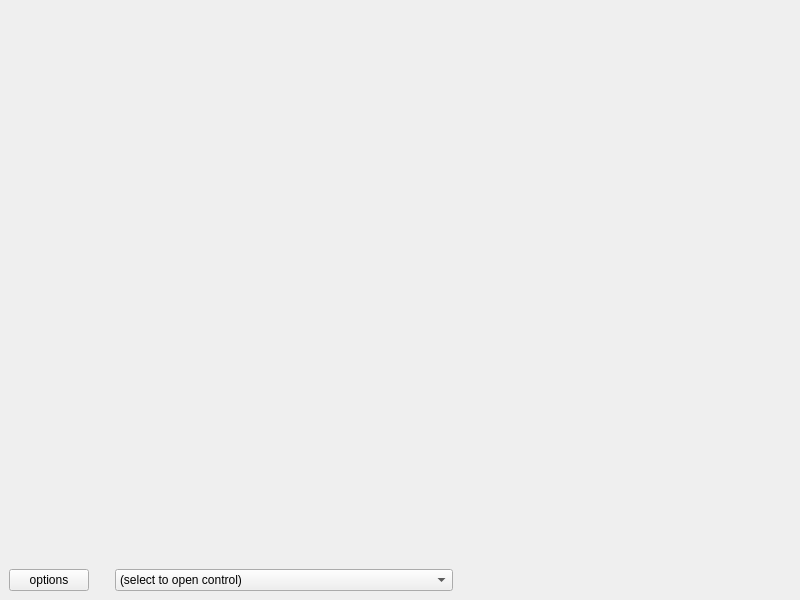
<?xml version="1.0" encoding="UTF-8"?>
<ui version="4.0">
 <class>LinearWindow</class>
 <widget class="QMainWindow" name="LinearWindow">
  <property name="geometry">
   <rect>
    <x>0</x>
    <y>0</y>
    <width>800</width>
    <height>600</height>
   </rect>
  </property>
  <property name="windowTitle">
   <string>Linear View - Mission Support System</string>
  </property>
  <widget class="QWidget" name="centralwidget">
   <layout class="QVBoxLayout" name="verticalLayout">
    <item>
     <widget class="Mpl1DViewWidget" name="mpl" native="true">
      <property name="sizePolicy">
       <sizepolicy hsizetype="Preferred" vsizetype="Expanding">
        <horstretch>0</horstretch>
        <verstretch>0</verstretch>
       </sizepolicy>
      </property>
      <property name="minimumSize">
       <size>
        <width>100</width>
        <height>100</height>
       </size>
      </property>
     </widget>
    </item>
    <item>
     <layout class="QHBoxLayout" name="horizontalLayout">
      <item>
       <widget class="QPushButton" name="btOptions">
        <property name="text">
         <string>options</string>
        </property>
       </widget>
      </item>
      <item>
       <spacer name="horizontalSpacer_3">
        <property name="orientation">
         <enum>Qt::Horizontal</enum>
        </property>
        <property name="sizeType">
         <enum>QSizePolicy::Preferred</enum>
        </property>
        <property name="sizeHint" stdset="0">
         <size>
          <width>20</width>
          <height>20</height>
         </size>
        </property>
       </spacer>
      </item>
      <item>
       <widget class="QComboBox" name="cbTools">
        <property name="sizePolicy">
         <sizepolicy hsizetype="MinimumExpanding" vsizetype="Fixed">
          <horstretch>0</horstretch>
          <verstretch>0</verstretch>
         </sizepolicy>
        </property>
        <item>
         <property name="text">
          <string>(select to open control)</string>
         </property>
        </item>
        <item>
         <property name="text">
          <string>WMS</string>
         </property>
        </item>
       </widget>
      </item>
      <item>
       <spacer name="horizontalSpacer">
        <property name="orientation">
         <enum>Qt::Horizontal</enum>
        </property>
        <property name="sizeHint" stdset="0">
         <size>
          <width>40</width>
          <height>20</height>
         </size>
        </property>
       </spacer>
      </item>
     </layout>
    </item>
   </layout>
  </widget>
 </widget>
 <customwidgets>
  <customwidget>
   <class>Mpl1DViewWidget</class>
   <extends>QWidget</extends>
   <header>mslib.msui.mpl_qtwidget</header>
   <container>1</container>
  </customwidget>
 </customwidgets>
 <resources/>
 <connections/>
</ui>
